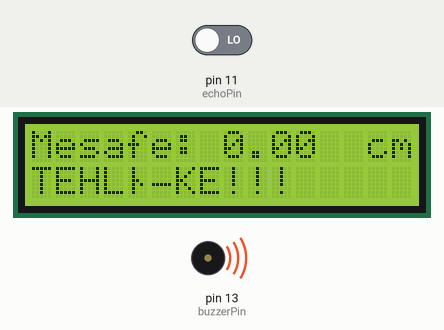
This sketch was run on a simulated Arduino Uno, built with avr-gcc and run on an emulated ATmega328P. Parts: 16×2 character LCD, buzzer (waves = sounding, pin HIGH). The inputs (shaded band) are chosen by the test bench; at power-on: pin 11 (echoPin) LOW. Pins used as bus, display or sensor lines are not drawn.

Above: at 1.4 s.
At 3.8 s:
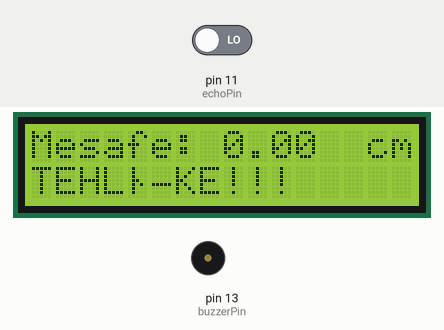
Timing chart, 0 to 130.0 s (numbered marks = the images above):
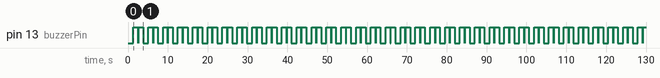

The sketch:

park_sensoru.ino
```cpp
#include <LiquidCrystal.h>

#define echoPin 11
#define trigPin 12

int buzzerPin = 13; // Arduino'daki buzzer pin numarası
int volume = 0;

LiquidCrystal lcd(9, 8, 5, 4, 3, 2); // Parameters: (rs, enable, d4, d5, d6, d7)

void setup()
{
  Serial.begin(9600);
  pinMode(trigPin, OUTPUT);	//Ultrasonic ses sensörü pin ayarlaması
  pinMode(echoPin, INPUT);	//Ultrasonic ses sensörü pin ayarlaması
  pinMode(buzzerPin, OUTPUT);	//Buzzer pin ayarlaması

  lcd.begin(16,2);  		//Lcd satır ve sutun belirtilmesi

  delay(100);
}

void loop()
{
  float uzaklik;
  int sure;

  digitalWrite(trigPin, HIGH);	  // trigpin'e gerilim ver.
  delay(200);			                // saniyenin 5'te 1 ' i kadar bekle
  digitalWrite(trigPin, LOW);	  	// trigpin'e 0volt ver.
  sure = pulseIn(echoPin, HIGH);	// Sesin çarpıp geri döndükten sonra geçen süreyi hesapla
  uzaklik = (sure/2)/28.5;		    // Uzaklık hesaplaması cm' türünden

  lcd.setCursor(0,0);			// imleç'i lcd'nin sıfırıncı satır ve sıfırıncı sutununa getir.
  lcd.print("Mesafe: ");	// Ekrana yazı yaz
  lcd.print(uzaklik,2);		// Virgulden sonra 2  basamak ayarlaması
  lcd.setCursor(14,0);		// imleç posizyonu
  lcd.print("cm");			  //yazı yaz

  lcd.setCursor(0,1);			//imleç posizyonu


  if(uzaklik < 20){
    lcd.print("TEHLİKE!!!");		// uzaklık 20 cm 'nin altında ise yapılacak.

  for(int i=0; i<2; i++) {
      digitalWrite(buzzerPin, HIGH);
      delay(1200);
      digitalWrite(buzzerPin, LOW);
      delay(10);
  }

  }else if(uzaklik > 20 && uzaklik < 30) {	// uzaklık 20 ile 30 cm arasında ise
    lcd.print("DİKKAT ET!");

    for(int i=0; i<2; i++) {
        digitalWrite(buzzerPin, HIGH);
        delay(800);
        digitalWrite(buzzerPin, LOW);
        delay(100);
    }

  }else if(uzaklik > 30 && uzaklik < 50){		// uzaklık 30 ile 50 cm arasında ise
     lcd.print("UYARI!");

        for(int i=0; i<2; i++) {
        digitalWrite(buzzerPin, HIGH);
        delay(400);
        digitalWrite(buzzerPin, LOW);
        delay(300);
    }
  }

   else {					// uzaklık yarım metreden fazla ise bir şey yapma
        lcd.print("DEVAM ET!");
    }

  delay(100);

}
```

Measured:
- by itself, pin 13 (buzzerPin): repeats every 3.7 s: LOW 0.01 s, HIGH 1.2 s, LOW 1.3 s, HIGH 1.2 s
